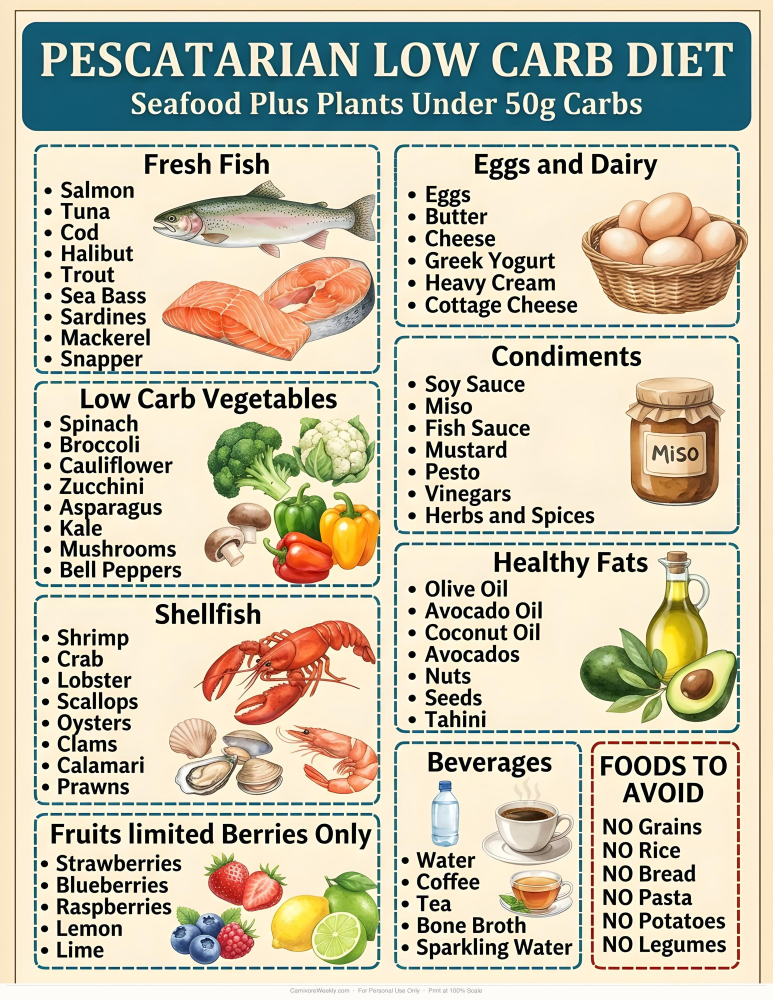
#> input picture etsy/products/listing-images/food-list-buildout-2026-08-10/originals/pesc-1.jpg, 2318 x 3000 px (shown at 1/3 size)
$ python build_pesc_bonus_image.py
#> lines starting #> are read from the running program, lines starting #| are printed output that depends on the picture
#!/usr/bin/env python3
"""Rank-2 image for Pescatarian Food List 4464217699 (2026-09-28).

Replaces the rank-2 photo, which was a byte-identical copy of rank 1. Shows what the buyer gets:
the real chart (live hero art, originals/pesc-1.jpg) and the real new bonus page
(etsy/products/pdfs/Bonus-Low-Mercury-Seafood-Guide.png, rendered from the shipped PDF).
Composite only, nothing AI-generated. Same palette and type as build_set.py.
"""
from PIL import Image, ImageDraw, ImageFont, ImageFilter
import os

S = os.path.dirname(os.path.abspath(__file__))
REPO = os.path.abspath(os.path.join(S, '..', '..', '..', '..'))
CHART = os.path.join(S, 'originals', 'pesc-1.jpg')
BONUS = os.path.join(REPO, 'etsy', 'products', 'pdfs', 'Bonus-Low-Mercury-Seafood-Guide.png')
OUT = os.path.join(S, 'out', 'pescatarian-02-free-bonus.png')

W = H = 2000
FONT_DIR = '/System/Library/Fonts/Supplemental'
BLACK, BOLD, REG = (os.path.join(FONT_DIR, n) for n in ('Arial Black.ttf', 'Arial Bold.ttf', 'Arial.ttf'))
BRAND, INK, CREAM, SOFT = (31, 92, 107), (32, 30, 26), (251, 244, 230), (95, 88, 80)


def f(path, size):
    return ImageFont.truetype(path, size)


def ctext(d, text, y, font, fill, w=W, x0=0):
    b = d.textbbox((0, 0), text, font=font)
    d.text((x0 + (w - (b[2] - b[0])) // 2, y), text, font=font, fill=fill)


def shadow_card(base, img, xy, blur=26, alpha=70, pad=30):
    sh = Image.new('RGBA', (img.width + pad * 2, img.height + pad * 2), (0, 0, 0, 0))
    ImageDraw.Draw(sh).rectangle([pad, pad + 12, pad + img.width, pad + img.height + 12], fill=(60, 40, 30, alpha))
    sh = sh.filter(ImageFilter.GaussianBlur(blur))
    base.paste(sh, (xy[0] - pad, xy[1] - pad), sh)
    base.paste(img, xy)


def fit_h(img, h):
    return img.resize((round(img.width * h / img.height), h), Image.LANCZOS)


im = Image.new('RGB', (W, H), CREAM)
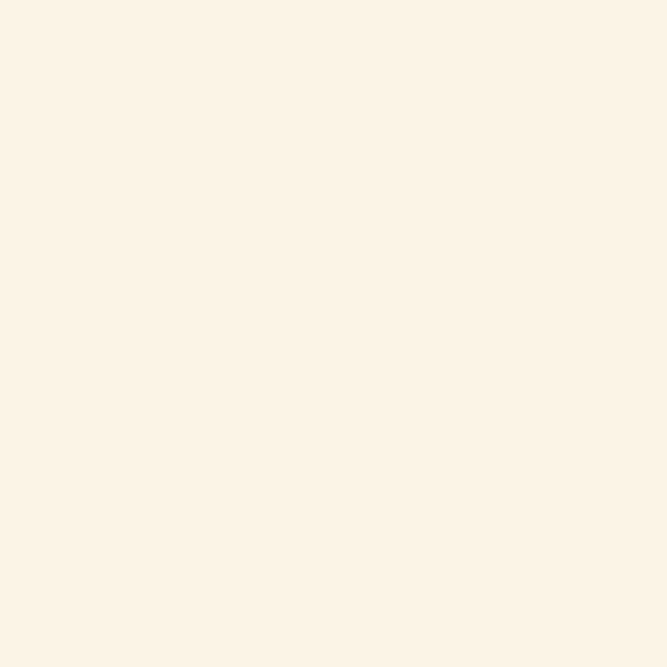
#> im: PIL image 2000x2000 RGB (shown at 1/3 size); mean R, G, B 251, 244, 230
d = ImageDraw.Draw(im)
d.rectangle([0, 0, W, 210], fill=BRAND)
ctext(d, 'FREE BONUS INSIDE', 52, f(BLACK, 88), (255, 255, 255))
ctext(d, 'An extra printable page with every order', 156, f(BOLD, 32), (255, 255, 255))

card_h = 1180
chart = fit_h(Image.open(CHART).convert('RGB'), card_h)
#> in fit_h, `return img.resize((round(img.width * h / img.height), h), Image.LANCZOS)`:
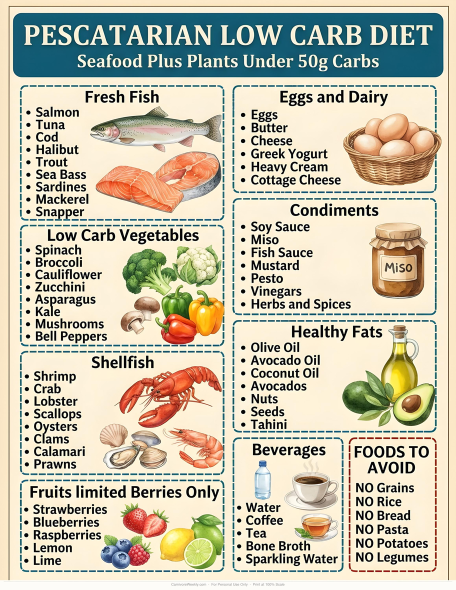
#> returned value: PIL image 912x1180 RGB (shown at 1/2 size); mean R, G, B 199, 193.7, 172.7
#> (the run stopped early here; a loop or call above may not have finished)

$ run again, with etsy/products/listing-images/food-list-buildout-2026-08-10/originals/carn-1.jpg copied over etsy/products/listing-images/food-list-buildout-2026-08-10/originals/pesc-1.jpg
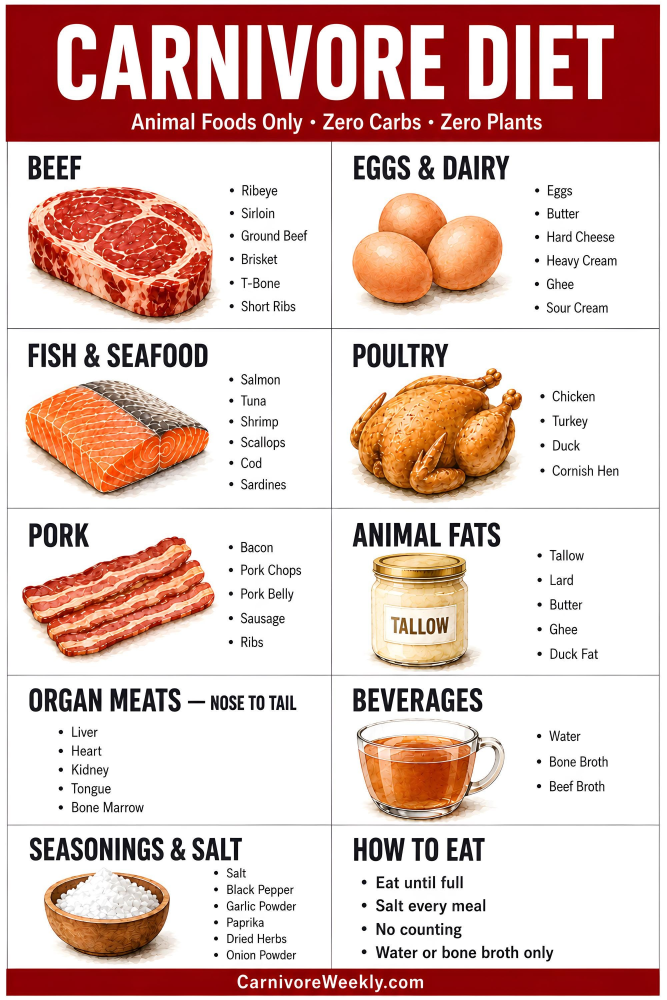
#> input picture etsy/products/listing-images/food-list-buildout-2026-08-10/originals/carn-1.jpg, 2000 x 3000 px (shown at 1/3 size)
#> in fit_h, `return img.resize((round(img.width * h / img.height), h), Image.LANCZOS)`:
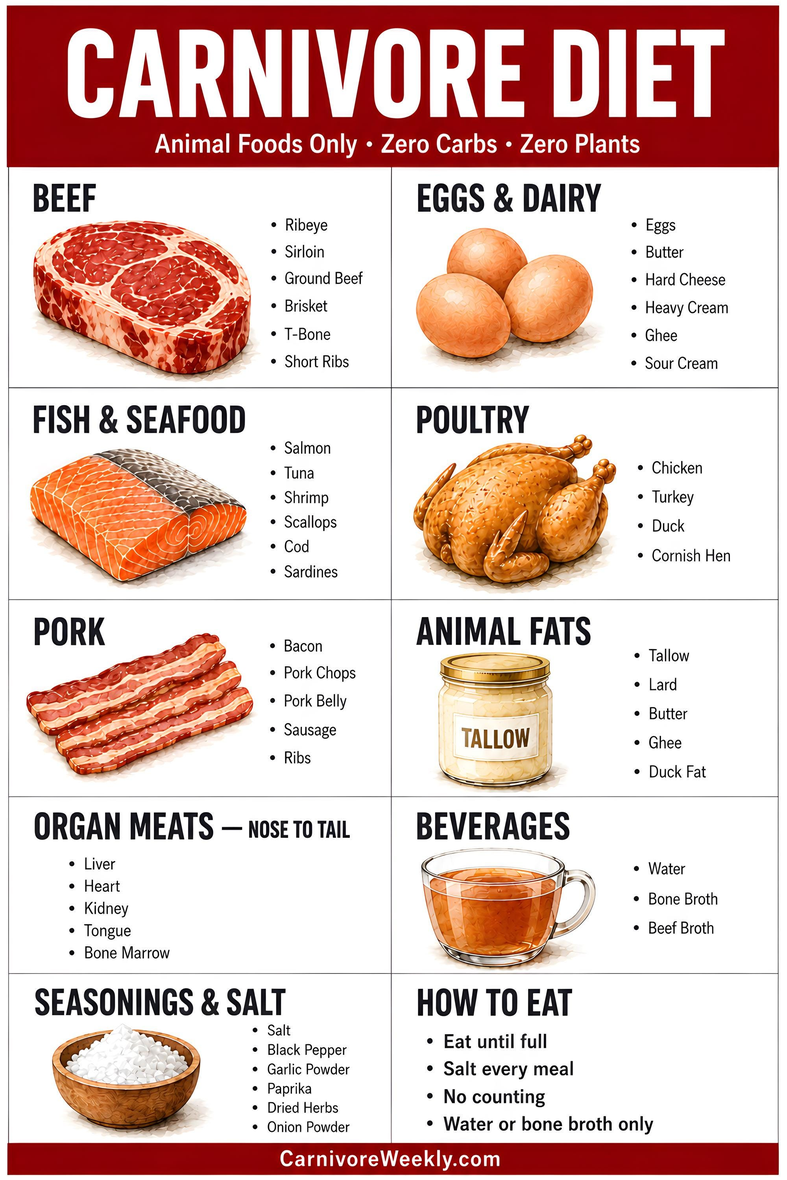
#> returned value: PIL image 787x1180 RGB; mean R, G, B 223.5, 193.9, 187.4
